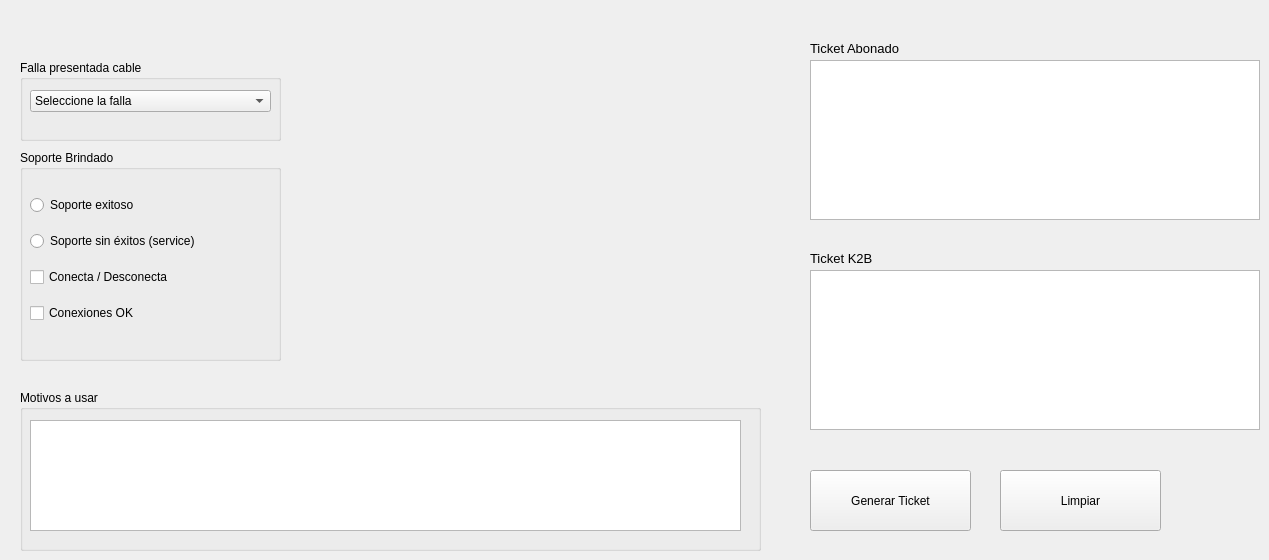
   <widget class="QWidget" name="tab_2">
    <attribute name="icon">
     <iconset resource="../../images.qrc">
      <normaloff>:/images/images/icons/support.png</normaloff>:/images/images/icons/support.png</iconset>
    </attribute>
    <attribute name="title">
     <string>Tickets de soportes Fibrahogar</string>
    </attribute>
    <widget class="QPushButton" name="btn_ticket_support_fibrahogar">
     <property name="geometry">
      <rect>
       <x>810</x>
       <y>470</y>
       <width>161</width>
       <height>61</height>
      </rect>
     </property>
     <property name="text">
      <string>Generar Ticket</string>
     </property>
     <property name="icon">
      <iconset resource="../../images.qrc">
       <normaloff>:/images/images/icons/refresh.png</normaloff>:/images/images/icons/refresh.png</iconset>
     </property>
    </widget>
    <widget class="QPushButton" name="btn_clear_support_fibrahogar">
     <property name="geometry">
      <rect>
       <x>1000</x>
       <y>470</y>
       <width>161</width>
       <height>61</height>
      </rect>
     </property>
     <property name="text">
      <string>Limpiar</string>
     </property>
     <property name="icon">
      <iconset resource="../../images.qrc">
       <normaloff>:/images/images/icons/delete.png</normaloff>:/images/images/icons/delete.png</iconset>
     </property>
    </widget>
    <widget class="QLabel" name="label_4">
     <property name="geometry">
      <rect>
       <x>810</x>
       <y>40</y>
       <width>101</width>
       <height>16</height>
      </rect>
     </property>
     <property name="font">
      <font>
       <pointsize>10</pointsize>
      </font>
     </property>
     <property name="text">
      <string>Ticket Abonado</string>
     </property>
    </widget>
    <widget class="QLabel" name="label_9">
     <property name="geometry">
      <rect>
       <x>810</x>
       <y>250</y>
       <width>81</width>
       <height>16</height>
      </rect>
     </property>
     <property name="font">
      <font>
       <pointsize>10</pointsize>
      </font>
     </property>
     <property name="text">
      <string>Ticket K2B</string>
     </property>
    </widget>
    <widget class="QGroupBox" name="groupBox_6">
     <property name="geometry">
      <rect>
       <x>20</x>
       <y>60</y>
       <width>261</width>
       <height>81</height>
      </rect>
     </property>
     <property name="title">
      <string>Falla presentada cable</string>
     </property>
     <widget class="QComboBox" name="fibrahogar_cable_failure">
      <property name="geometry">
       <rect>
        <x>10</x>
        <y>30</y>
        <width>241</width>
        <height>22</height>
       </rect>
      </property>
      <item>
       <property name="text">
        <string>Seleccione la falla</string>
       </property>
      </item>
      <item>
       <property name="text">
        <string>Sin señal en todos los canales</string>
       </property>
      </item>
      <item>
       <property name="text">
        <string>Señal Pixelada</string>
       </property>
      </item>
      <item>
       <property name="text">
        <string>Señal lluviosa </string>
       </property>
      </item>
      <item>
       <property name="text">
        <string>Falla algunos canales</string>
       </property>
      </item>
     </widget>
    </widget>
    <widget class="QGroupBox" name="groupBox_7">
     <property name="geometry">
      <rect>
       <x>20</x>
       <y>390</y>
       <width>741</width>
       <height>161</height>
      </rect>
     </property>
     <property name="title">
      <string>Motivos a usar</string>
     </property>
     <widget class="QTextEdit" name="fibrahogar_motive">
      <property name="geometry">
       <rect>
        <x>10</x>
        <y>30</y>
        <width>711</width>
        <height>111</height>
       </rect>
      </property>
      <property name="readOnly">
       <bool>true</bool>
      </property>
      <property name="html">
       <string>&lt;!DOCTYPE HTML PUBLIC &quot;-//W3C//DTD HTML 4.0//EN&quot; &quot;http://www.w3.org/TR/REC-html40/strict.dtd&quot;&gt;
&lt;html&gt;&lt;head&gt;&lt;meta name=&quot;qrichtext&quot; content=&quot;1&quot; /&gt;&lt;style type=&quot;text/css&quot;&gt;
p, li { white-space: pre-wrap; }
&lt;/style&gt;&lt;/head&gt;&lt;body style=&quot; font-family:'MS Shell Dlg 2'; font-size:10pt; font-weight:400; font-style:normal;&quot;&gt;
&lt;p style=&quot;-qt-paragraph-type:empty; margin-top:0px; margin-bottom:0px; margin-left:0px; margin-right:0px; -qt-block-indent:0; text-indent:0px;&quot;&gt;&lt;br /&gt;&lt;/p&gt;&lt;/body&gt;&lt;/html&gt;</string>
      </property>
     </widget>
    </widget>
    <widget class="QGroupBox" name="groupBox_9">
     <property name="geometry">
      <rect>
       <x>20</x>
       <y>150</y>
       <width>261</width>
       <height>211</height>
      </rect>
     </property>
     <property name="title">
      <string>Soporte Brindado</string>
     </property>
     <widget class="QWidget" name="layoutWidget_4">
      <property name="geometry">
       <rect>
        <x>10</x>
        <y>35</y>
        <width>231</width>
        <height>151</height>
       </rect>
      </property>
      <layout class="QVBoxLayout" name="verticalLayout_5">
       <item>
        <widget class="QRadioButton" name="fibrahogar_successful_support">
         <property name="text">
          <string>Soporte exitoso</string>
         </property>
        </widget>
       </item>
       <item>
        <widget class="QRadioButton" name="fibrahogar_unsuccessful_support">
         <property name="text">
          <string>Soporte sin éxitos (service)</string>
         </property>
        </widget>
       </item>
       <item>
        <widget class="QCheckBox" name="fibrahogar_connect_disconect">
         <property name="text">
          <string>Conecta / Desconecta</string>
         </property>
        </widget>
       </item>
       <item>
        <widget class="QCheckBox" name="fibrahogar_connections_ok">
         <property name="text">
          <string>Conexiones OK</string>
         </property>
        </widget>
       </item>
      </layout>
     </widget>
    </widget>
    <widget class="QTextEdit" name="fibrahogar__ticket_ab_support">
     <property name="geometry">
      <rect>
       <x>810</x>
       <y>60</y>
       <width>450</width>
       <height>160</height>
      </rect>
     </property>
    </widget>
    <widget class="QTextEdit" name="fibrahogar__ticket_k2b_support">
     <property name="geometry">
      <rect>
       <x>810</x>
       <y>270</y>
       <width>450</width>
       <height>160</height>
      </rect>
     </property>
    </widget>
   </widget>
